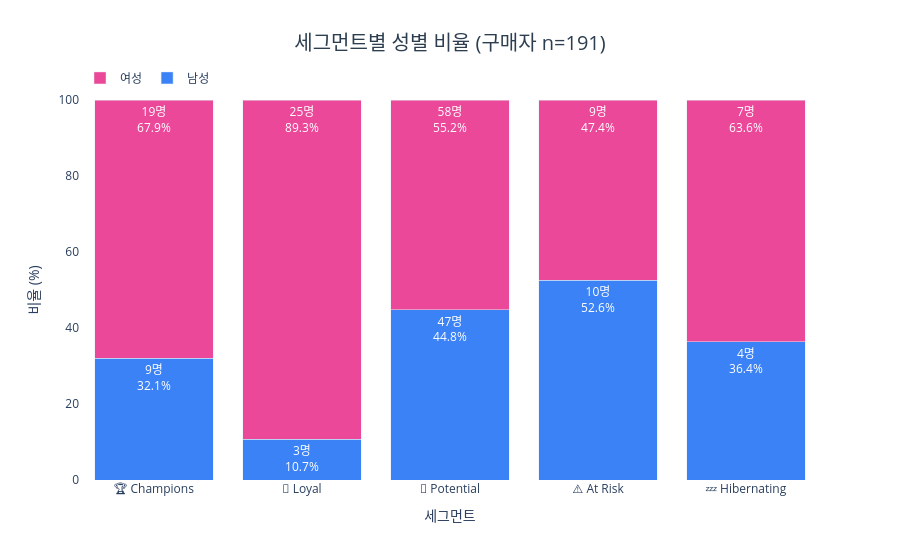

Source (notebook cell):
### Code cell
# 세그먼트별 성별 비율 — 스택 막대
gender_n = demo[['남성', '여성']]
gender_pct = gender_n.div(gender_n.sum(axis=1), axis=0).mul(100).round(1)

fig = go.Figure()
for g, color in [('남성', '#3B82F6'), ('여성', '#EC4899')]:
    fig.add_trace(go.Bar(
        name=g,
        x=[f"{SEGMENT_EMOJI[s]} {s}" for s in gender_pct.index],
        y=gender_pct[g],
        marker_color=color,
        text=[f"{int(gender_n.loc[s, g])}명<br>{gender_pct.loc[s, g]:.1f}%" for s in gender_pct.index],
        textposition='inside',
        textfont=dict(color='white', size=12),
    ))
fig.update_layout(
    barmode='stack',
    title=dict(text=f'세그먼트별 성별 비율 (구매자 n={n_buyers})', x=0.5, xanchor='center', font=dict(size=20, color='#2c3e50')),
    xaxis_title='세그먼트',
    yaxis_title='비율 (%)',
    yaxis=dict(range=[0, 100]),
    plot_bgcolor='white',
    legend=dict(orientation='h', yanchor='bottom', y=1.02)
)
fig.show()

### Figure 1 — Plotly figure (JSON) as saved in the notebook; plotly's stock layout.template omitted (floating-point values rounded to 4 significant figures)
{"data": [{"marker": {"color": "#3B82F6"}, "name": "남성", "text": ["9명<br>32.1%", "3명<br>10.7%", "47명<br>44.8%", "10명<br>52.6%", "4명<br>36.4%"], "textfont": {"color": "white", "size": 12}, "textposition": "inside", "type": "bar", "x": ["🏆 Champions", "💎 Loyal", "🌱 Potential", "⚠️ At Risk", "💤 Hibernating"], "y": [32.1, 10.7, 44.8, 52.6, 36.4]}, {"marker": {"color": "#EC4899"}, "name": "여성", "text": ["19명<br>67.9%", "25명<br>89.3%", "58명<br>55.2%", "9명<br>47.4%", "7명<br>63.6%"], "textfont": {"color": "white", "size": 12}, "textposition": "inside", "type": "bar", "x": ["🏆 Champions", "💎 Loyal", "🌱 Potential", "⚠️ At Risk", "💤 Hibernating"], "y": [67.9, 89.3, 55.2, 47.4, 63.6]}], "layout": {"barmode": "stack", "legend": {"orientation": "h", "y": 1.02, "yanchor": "bottom"}, "plot_bgcolor": "white", "title": {"font": {"color": "#2c3e50", "size": 20}, "text": "세그먼트별 성별 비율 (구매자 n=191)", "x": 0.5, "xanchor": "center"}, "xaxis": {"title": {"text": "세그먼트"}}, "yaxis": {"range": [0, 100], "title": {"text": "비율 (%)"}}}}
